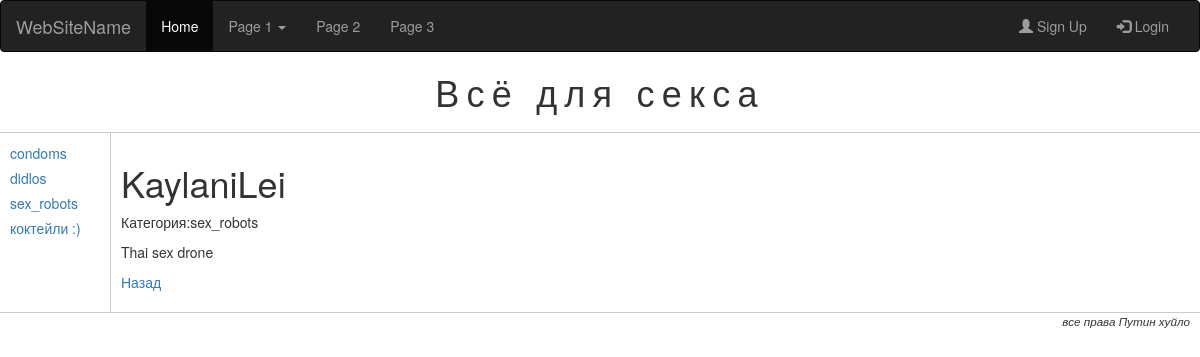
/goods/good/38/?page=1, run on the app's committed database.
### startup/models.py (models this page shows, shortened)
class Category(models.Model):
    name = models.CharField(max_length = 30, unique = True)

class Good(models.Model):
    name =  models.CharField(max_length =50, unique = True)
    description =  models.TextField()
    in_stock = models.BooleanField(default =  True, db_index = True)
    category =  models.ForeignKey(Category, null= True, blank = True, on_delete = models.SET_NULL)
    """class  Meta:
        ordering = ["-price", "name"]
        unique_together = ("category", "name", "price")
        verbose_name = "товар"
        verbose_name_plural = "товары" """

### startup/twviews.py (the view)
# urls.py: url(r'^good/(?P<good_id>\d+)/$', GoodDetailView.as_view(), name="good"),
class GoodDetailView(DetailView, CategoryListMixin):
    template_name = "good.html"
    model = Good
    pk_url_kwarg = "good_id"
    def get_context_data(self, **kwargs):
        context = super(GoodDetailView, self).get_context_data(**kwargs)
        try:
            context["pn"] = self.request.GET["page"]
        except KeyError:
            context["pn"] = 1
        return context

### startup/twviews.py (called while the page is built)
    def get_context_data(self, **kwargs):
        context = super(CategoryListMixin, self).get_context_data(**kwargs)
        context["cats"] =Category.objects.order_by("name")
        return context

### templates/good.html (shortened to what this page needs)
{% extends "base.html" %}
{% block main %}
    <h1>{{good.name}}</h1>
    <p> Категория:{{good.category.name}} </p>
    <p>{{ good.description|linebreaksbr}}</p>
    <p><a href="{% url "index" cat_id=good.category.id%}?page={{ pn }}"> Назад </a></p>
{% endblock %}

### templates/base.html (shortened to what this page needs)
{% load staticfiles %}
<!doctype html>
<html>
  <head>
  <link rel="stylesheet" href="https://maxcdn.bootstrapcdn.com/bootstrap/3.3.7/css/bootstrap.min.css">
    <link type="text/css" href ="{% static "main.css" %}" rel="stylesheet">
  </head>
  <body>
     <nav class="navbar navbar-inverse">
  <div class="container-fluid">
    <div class="navbar-header">
      <a class="navbar-brand" href="#">WebSiteName</a>
    </div>
    <div class="collapse navbar-collapse" id="myNavbar">
      <ul class="nav navbar-nav">
        <li class="active"><a href="#">Home</a></li>
        <li class="dropdown">
          <a class="dropdown-toggle" data-toggle="dropdown" href="#">Page 1 <span class="caret"></span></a>
        </li>
        <li><a href="#">Page 2</a></li>
        <li><a href="#">Page 3</a></li>
      </ul>
      <ul class="nav navbar-nav navbar-right">
        <li><a href="#"><span class="glyphicon glyphicon-user"></span> Sign Up</a></li>
        <li><a href="#"><span class="glyphicon glyphicon-log-in"></span> Login</a></li>
      </ul>
    </div>
  </div>
</nav>
    <div id = "header">
      <h1> Всё для секса </h1>
    </div>
    <div id="leftmenu">
      <ul>
        {% for cat in cats %}
          <li><a href="{% url "index" cat_id=cat.id%}">{{cat.name}}</a> </li>
        {% endfor %}
      </ul>
    </div>
    <div id="main">
       {% block main %}
       {% endblock %}
    </div>
    <div id = "footer">
        <p>все права Путин хуйло</p>
      </div>
  </body>
</html>

### static/main.css (style rules this page uses)
body { margin: 0px; padding: 0px; }
#header { text-align: center; border-bottom: 1px #cccccc solid; }
#header h1 { margin: 20px 0px 20px 0px; letter-spacing: 0.2em; }
#leftmenu { float:left; width: 100px; padding: 10px; }
#leftmenu ul { margin: 0px; padding: 0px; }
#leftmenu ul li { list-style-type: none; margin-bottom: 5px; }
#main { margin-left: 110px; border-left: 1px #cccccc solid; padding: 10px; }
#footer { text-align: right; border-top: 1px #cccccc solid; padding-right: 10px; }
#footer p { font-size: smaller; font-style: italic; }

### data on the page
Category: name "condoms"
Category: name "didlos"
Category: name "sex_robots"
Category: name "коктейли :)"
Good: name "KaylaniLei", category.name "sex_robots", description "Thai sex drone"
